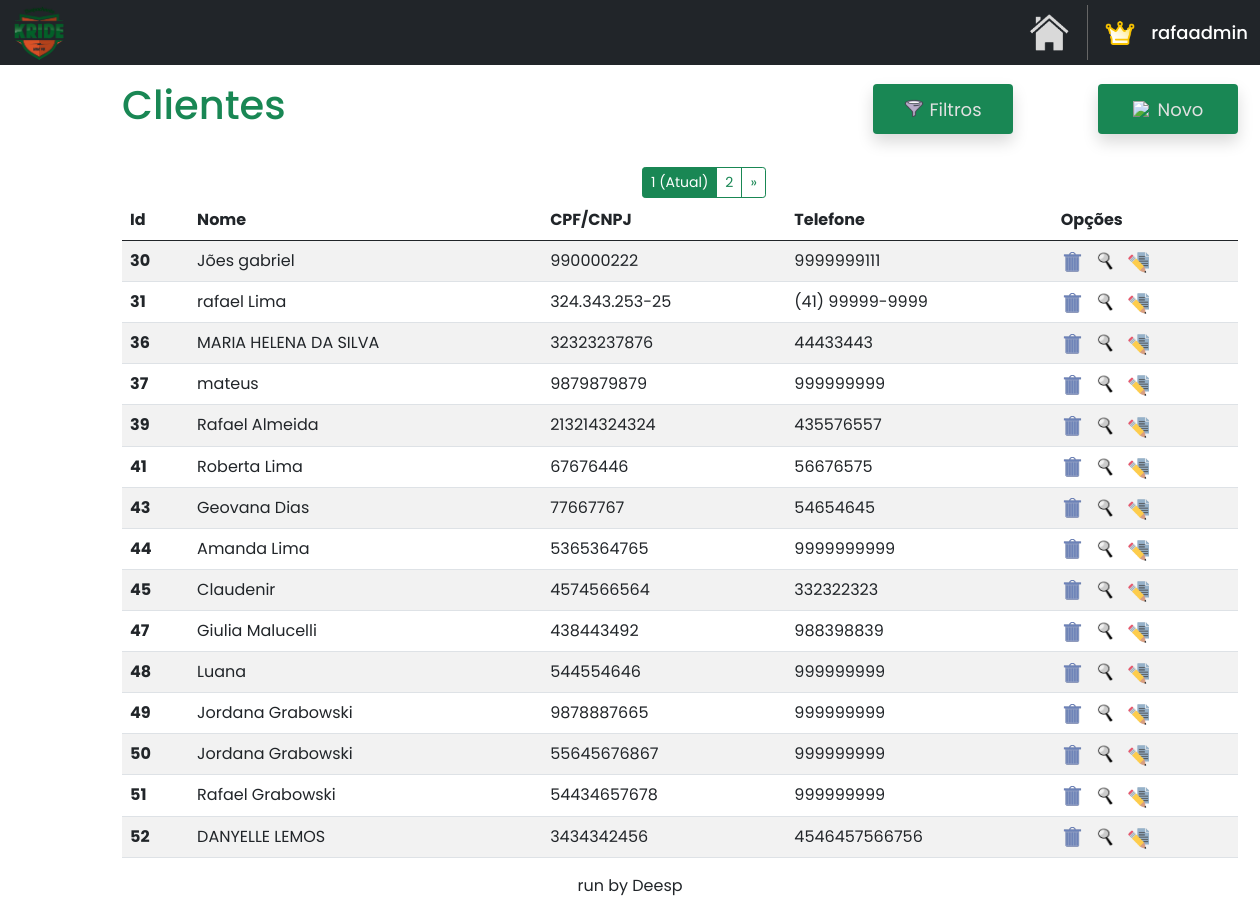
Page /home/clientes (signed in) on the committed database.
### clientes/models.py (models this page shows)
class Cliente(models.Model):
    name = models.CharField(max_length=40)
    cpf_cnpj = models.CharField(max_length=25)
    telefone = models.CharField(max_length=25)
    cep = models.CharField(max_length=50, default='')
    bairro = models.CharField(max_length=30, default='')
    estado = models.CharField(max_length=30, default='')
    cidade = models.CharField(max_length=25, default='')
    numero = models.CharField(max_length=10, default='')
    email = models.EmailField(max_length=100, null=True, blank=True)

### clientes/views.py (the view)
# urls.py: path('clientes', clienteviews.clientes, name='clientes'),
@login_required
def clientes(request):
    return paginacao(request)

### clientes/views.py (called while the page is built)
@login_required
def paginacao(request):
    clientes = Cliente.objects.all().values('id', 'name', 'cpf_cnpj', 'telefone')
    clientes_paginados = Paginator(clientes, 15)
    page_num = request.GET.get('page')
    clientes = clientes_paginados.get_page(page_num)
    return render(request, 'clientes.html', {'clientes': clientes})

### clientes/templates/clientes.html (shortened to what this page needs)
{% extends "base.html" %}
{% load static %}
{% block content %}
<!DOCTYPE html>
<html lang="en">
<head>
    <link href="https://cdn.jsdelivr.net/npm/bootstrap@5.0.2/dist/css/bootstrap.min.css" rel="stylesheet">
</head>
<body>
    <div class="container mt-3 custom-container">
        <div class="d-flex justify-content-start align-items-center">
            <h1 class="me-auto text-success">Clientes</h1>
            <div class="shadow bg-success rounded" style="width: 140px; height: 50px; margin-left: auto;">
                <a href="#" style="text-decoration: none; display: flex; align-items: center; justify-content: center; width: 100%; height: 100%;" id="btnMostrarFiltro">
                    <img src="{% static 'images/mini-filtro.png' %}" style="width: 20px; margin-right: 5px;">
                    <p class="hover-link" style="font-size: 18px; margin: 0;">Filtros</p>
                </a>
            </div>
            <div class="shadow bg-success rounded" style="width: 140px; height: 50px; margin-left: 85px;">
                <a href="{% url 'novo_cliente' %}" style="text-decoration: none; display: flex; align-items: center; justify-content: center; width: 100%; height: 100%;" id="btnMostrarClientes">
                    <img src="{% static 'images/novo.png' %}" style="width: 20px; margin-right: 5px;">
                    <p class="hover-link" style="font-size: 18px; margin: 0;">Novo</p>
                </a>
            </div>
        </div>
        {% if clientes.has_other_pages %}
            <div class="btn-group" role="group" aria-label="Item pagination" style="margin-left: 520px; margin-top: 30px; margin-bottom: -14px;">
                {% for page_number in clientes.paginator.page_range %}
                    {% if clientes.number == page_number %}
                        <button class="btn btn-outline-success btn-sm active">
                            <span>{{ page_number }} <span class="sr-only">(Atual)</span></span>
                        </button>
                    {% else %}
                        <a href="?page={{ page_number }}" class="btn btn-outline-success btn-sm">
                            {{ page_number }}
                        </a>
                    {% endif %}
                {% endfor %}
                {% if clientes.has_next %}
                    <a href="?page={{ clientes.next_page_number }}" class="btn btn-outline-success btn-sm">&raquo;</a>
                {% endif %}
            </div>
        {% endif %}
        <table class="table table-striped mt-3">
            <thead>
                <tr>
                    <th scope="col">Id</th>
                    <th scope="col">Nome</th>
                    <th scope="col">CPF/CNPJ</th>
                    <th scope="col">Telefone</th>
                    <th scope="col">Opções</th>
                </tr>
            </thead>
            <tbody id="tbodyClientes">
                {% for cliente in clientes %}
                    <tr>
                        <th>{{cliente.id}}</th>
                        <td>{{cliente.name}}</td>
                        <td>{{cliente.cpf_cnpj}}</td>
                        <td>{{cliente.telefone}}</td>
                        <td>
                            <div style="display: flex; gap: 10px;">
                                <a href="#" class="delete-button" data-toggle="modal" data-target="#confirmDeleteModal" data-url="{% url 'excluir_cliente' cliente.id %}" title="EXCLUIR">
                                    <img src="{% static 'index/images/excluir.png' %}" style="width: 24px; height: 22px;">
                                </a>
                                <a href="{% url 'consultar_cliente' cliente.id %}" title="CONSULTAR">
                                    <img src="{% static 'index/images/consultar.png' %}" style="width: 22px; height: 23px;">
                                </a>
                                <a href="{% url 'editar_cliente' cliente.id %}" title="EDITAR">
                                    <img src="{% static 'index/images/editar.png' %}" style="width: 22px; height: 23px;">
                                </a>
                            </div>
                        </td>
                    </tr>
                {% endfor %}
            </tbody>
        </table>
    </div>
</body>
</html>
{% endblock %}

### base/base.html (shortened to what this page needs)
{% load static %}
<!DOCTYPE html>
<html lang="en">
<head>
</head>
<body>
    <nav class="navbar navbar-expand bg-dark" style="height: 65px;">
        <div class="container-fluid">
            <a href="#">
                <img src="{% static 'images/logo1.png' %}" style="width: 55px;">
            </a>
        </div>
        <a href="{% url 'home' %}" style="text-decoration: none;">
            <img src="{% static 'images/home.png' %}" title="VOLTAR PARA A HOME" style="width: 40px; margin-right: 18px;">
        </a>
        <div class="container user-div" id="profile" style="width: 200px; cursor: pointer;">
            {% if user.is_superuser %}
                <img src="{% static 'images/master.png' %}" title="MASTER USER" style="width: 30px; margin-right: 0px;">
            {% else %}
                <img src="{% static 'images/user_profile.png' %}" title="USUÁRIO" style="width: 26px; margin-right: 0px;">
            {% endif %}
            {% if user.is_authenticated %}
                <h5 class="text-white mt-2" style="font-size: large;">{{ user.username }}</h5>
            {% endif %}
        </div>
    </nav>
    {% block content %}{% endblock %}
    <div class="text-center">
        <p>run by Deesp</p>
    </div>
</body>
</html>

### clientes/templates/clientes.html (style rules this page uses)
body { font-family: 'Poppins', sans-serif; }
.hover-link { color: rgb(225, 225, 225); transition: color 0.3s ease; }
.custom-container { margin-left: 110px; margin-right: 100px; }

### rows in the picture
Cliente: id "30", name "Jões gabriel", cpf_cnpj "990000222", telefone "9999999111"
Cliente: id "31", name "rafael Lima", cpf_cnpj "324.343.253-25", telefone "(41) 99999-9999"
Cliente: id "36", name "MARIA HELENA DA SILVA", cpf_cnpj "32323237876", telefone "44433443"
Cliente: id "37", name "mateus", cpf_cnpj "9879879879", telefone "999999999"
Cliente: id "39", name "Rafael Almeida", cpf_cnpj "213214324324", telefone "435576557"
Cliente: id "41", name "Roberta Lima", cpf_cnpj "67676446", telefone "56676575"
Cliente: id "43", name "Geovana Dias", cpf_cnpj "77667767", telefone "54654645"
Cliente: id "44", name "Amanda Lima", cpf_cnpj "5365364765", telefone "9999999999"
Cliente: id "45", name "Claudenir", cpf_cnpj "4574566564", telefone "332322323"
Cliente: id "47", name "Giulia Malucelli", cpf_cnpj "438443492", telefone "988398839"
Cliente: id "48", name "Luana", cpf_cnpj "544554646", telefone "999999999"
Cliente: id "49", name "Jordana Grabowski", cpf_cnpj "9878887665", telefone "999999999"
Cliente: id "50", name "Jordana Grabowski", cpf_cnpj "55645676867", telefone "999999999"
Cliente: id "51", name "Rafael Grabowski", cpf_cnpj "54434657678", telefone "999999999"
Cliente: id "52", name "DANYELLE LEMOS", cpf_cnpj "3434342456", telefone "4546457566756"

### other values in the picture
{{ user.username }} "rafaadmin"
{{ page_number }} "1"
{{ page_number }} "2"
